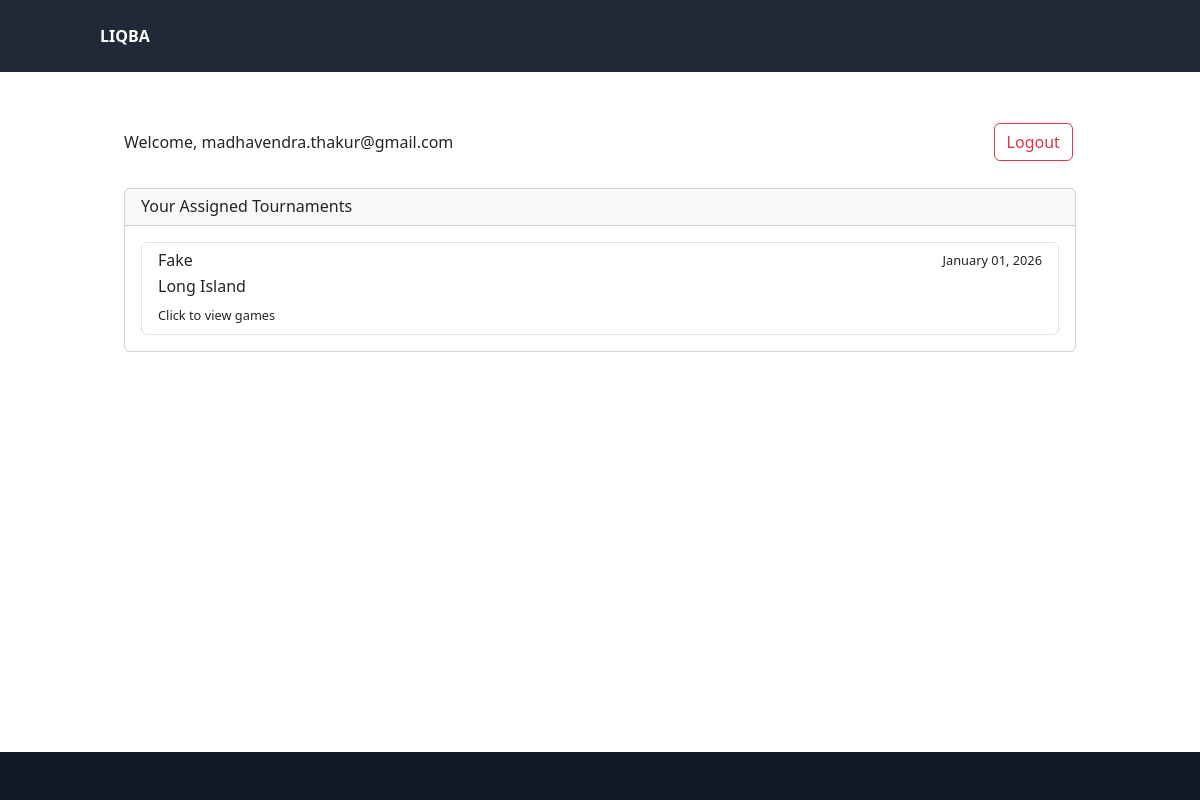
Page /reader/dashboard (signed in) on the earlier database version.
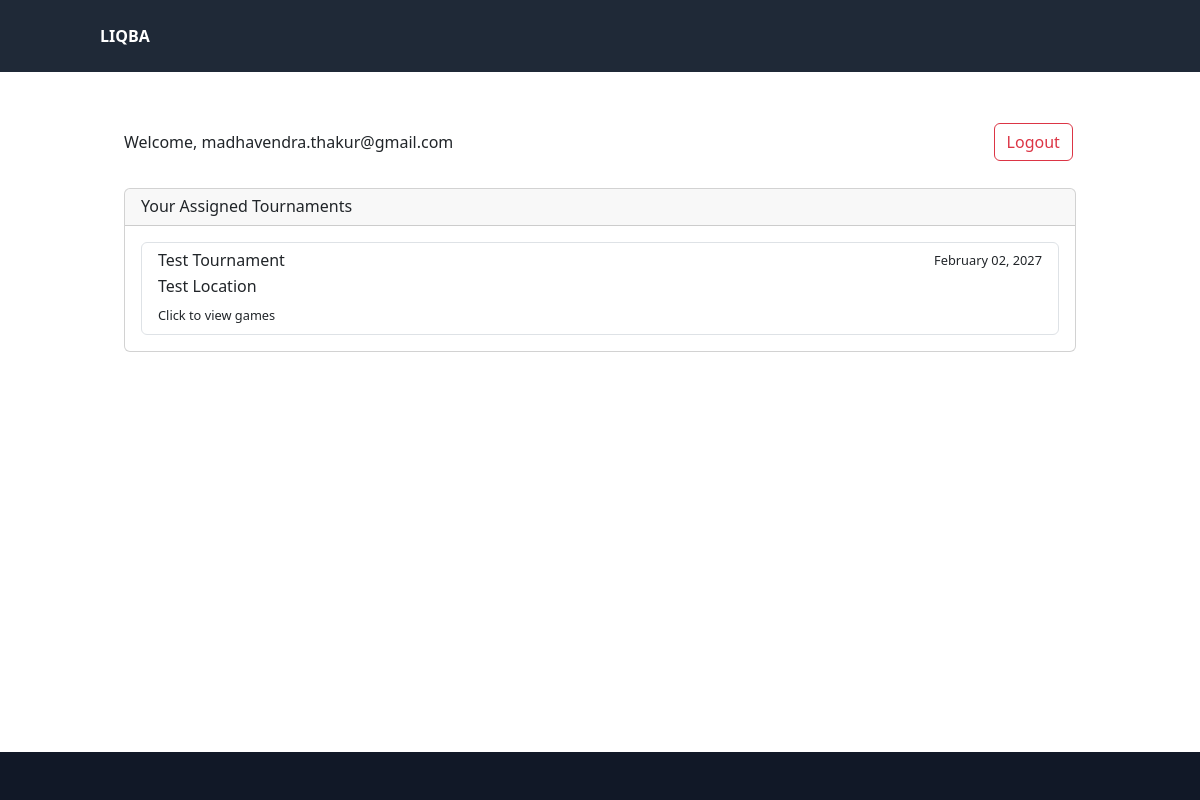
Same page on the later database version.
### models/tournament.py (models this page shows, shortened)
class Tournament(db.Model):
    __tablename__ = 'tournament'
    id = db.Column(db.Integer, primary_key=True)
    name = db.Column(db.String(100), nullable=False)
    date = db.Column(db.Date, nullable=False)
    location = db.Column(db.String(100))
    password = db.Column(db.String(10), nullable=False)
    format_json = db.Column(db.Text, nullable=False, default='{}')  # JSON format with default value
    status = db.Column(db.String(20), default='planning')  # planning, registration, active, completed
    created_at = db.Column(db.DateTime, server_default=db.func.now())
    updated_at = db.Column(db.DateTime, server_default=db.func.now(), onupdate=db.func.now())
    games = db.relationship('Game', back_populates='tournament', lazy=True, cascade='all, delete-orphan')
    questions = db.relationship('Question', back_populates='tournament_rel', lazy=True, foreign_keys='Question.tournament_id')
    team_aliases = db.relationship('TeamAlias', back_populates='tournament', lazy=True, cascade='all, delete-orphan')
    room_aliases = db.relationship('RoomAlias', back_populates='tournament', lazy=True, cascade='all, delete-orphan')
    reader_assignments = db.relationship(
        'ReaderTournament',
        back_populates='tournament',
        cascade='all, delete-orphan',
        single_parent=True
    )
    readers = association_proxy(
        'reader_assignments', 'reader',
        creator=lambda r: ReaderTournament(reader=r)
    )
    @property
    def format(self):
        return json.loads(self.format_json)
    @format.setter
    def format(self, value):
        if isinstance(value, str):
            self.format_json = value
        else:
            self.format_json = json.dumps(value)

### controllers/reader_controller.py (the view)
@reader_bp.route('/dashboard')
@login_required
def dashboard():
    tournaments = current_user.assigned_tournaments
    return render_template('reader/dashboard.html', tournaments=tournaments)

### controllers/reader_controller.py (called while the page is built)
@login_manager.user_loader
def load_reader(reader_id):
    return Reader.query.get(int(reader_id))

### templates/reader/dashboard.html (shortened to what this page needs)
{% extends "base.html" %}
{% block content %}
<div class="container mt-4">
    <div class="d-flex justify-content-between align-items-center mb-4">
        <h2>Welcome, {{ current_user.email }}</h2>
        <a href="{{ url_for('reader.logout') }}" class="btn btn-outline-danger">Logout</a>
    </div>
    <div class="card">
        <div class="card-header">
            <h4 class="mb-0">Your Assigned Tournaments</h4>
        </div>
        <div class="card-body">
            {% if tournaments %}
                <div class="list-group">
                    {% for tournament in tournaments %}
                        <a href="{{ url_for('reader.view_tournament', tournament_id=tournament.id) }}" class="list-group-item list-group-item-action">
                            <div class="d-flex w-100 justify-content-between">
                                <h5 class="mb-1">{{ tournament.name }}</h5>
                                <small>{{ tournament.date.strftime('%B %d, %Y') }}</small>
                            </div>
                            <p class="mb-1">{{ tournament.location }}</p>
                            <small>Click to view games</small>
                        </a>
                    {% endfor %}
                </div>
            {% else %}
                <div class="alert alert-info">
                    You don't have any assigned tournaments yet. Please contact an administrator.
                </div>
            {% endif %}
        </div>
    </div>
</div>
{% endblock %}

Differences in the rows shown:
removed Tournament: name "Fake", date "January 01, 2026", location "Long Island"
added Tournament: name "Test Tournament", date "February 02, 2027", location "Test Location"
